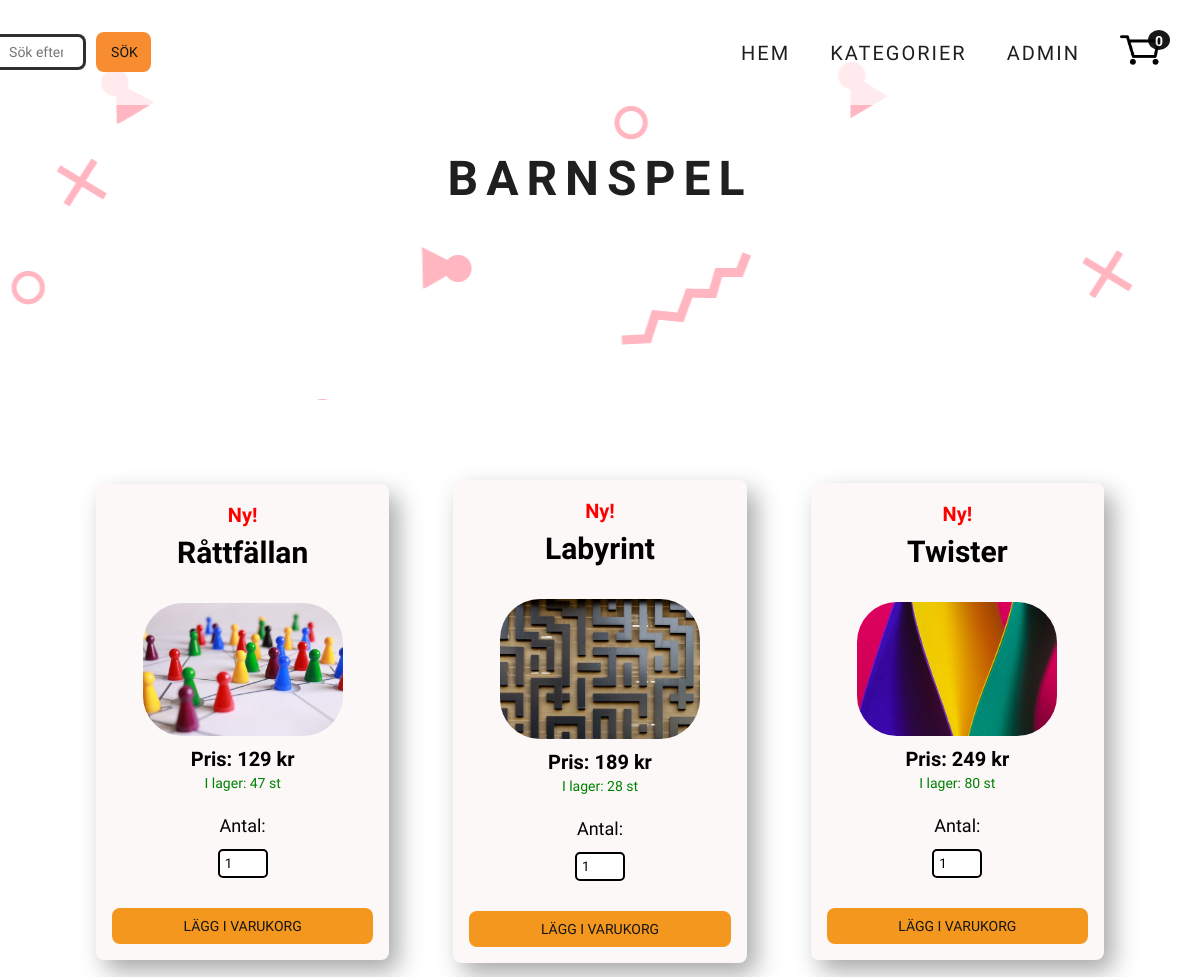
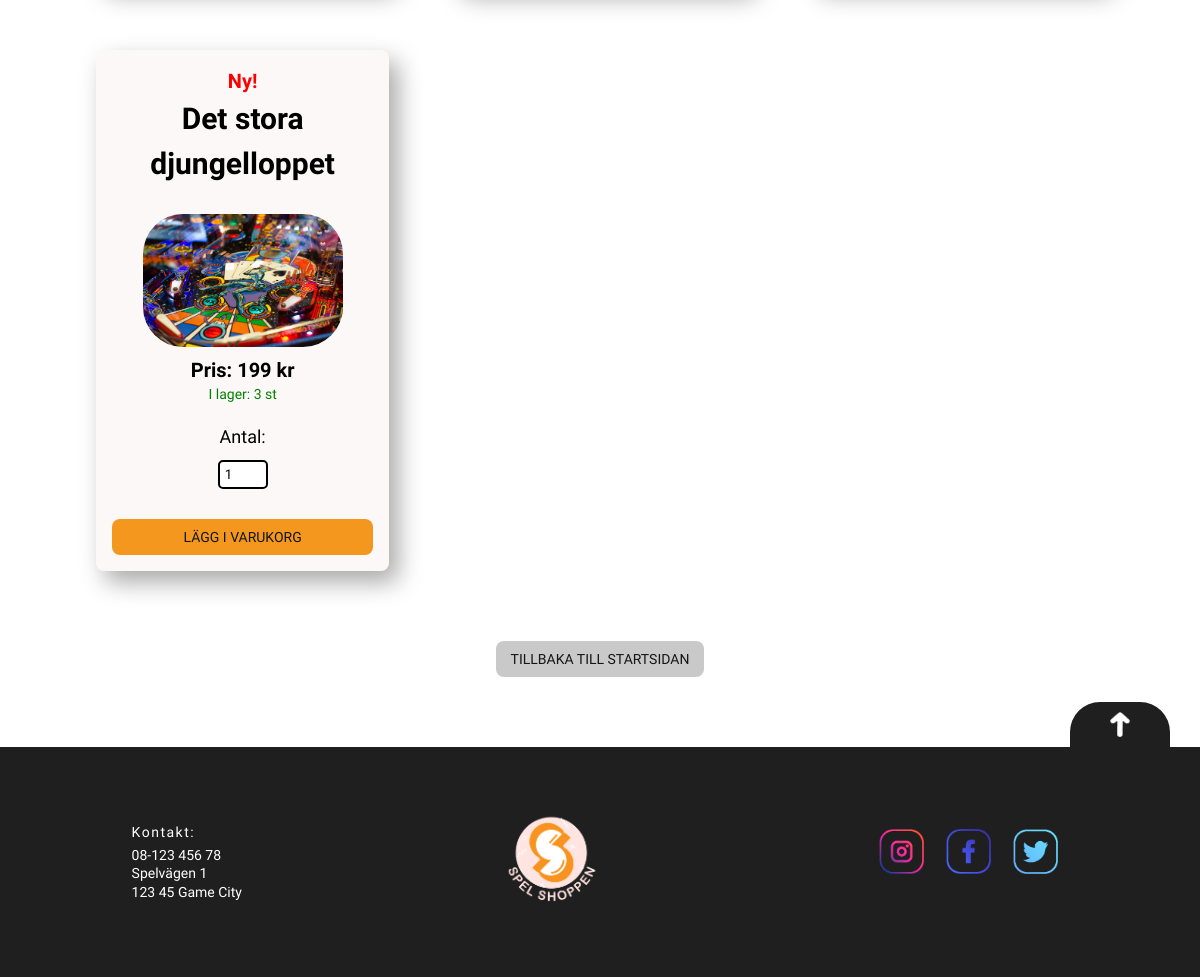
Page /categorypage/categorypage.php?id=2 on the committed database (2 pictures, top to bottom).
### tables this page shows
CREATE TABLE `webshop_categories` (
  `categoryid` int(11) NOT NULL,
  `category` varchar(100) NOT NULL,
  `image` varchar(200) NOT NULL
);

CREATE TABLE `webshop_products` (
  `productid` int(11) NOT NULL,
  `categoryid` int(11) NOT NULL,
  `title` varchar(500) NOT NULL,
  `description` varchar(1000) NOT NULL,
  `price` decimal(10,0) NOT NULL,
  `quantity` int(11) NOT NULL,
  `productimg` varchar(1000) NOT NULL,
  `date` datetime NOT NULL DEFAULT CURRENT_TIMESTAMP
);

### categorypage/categorypage.php (the view, shortened to what this page needs)
<?php
require_once '../second_header_extern.php';
require_once '../config/db.php';
  if(isset($_GET['id'])){
  $currentCategory = htmlspecialchars($_GET['id']);
} else {
  $currentCategory = 1;
};
$stmt = $db->prepare("SELECT * FROM webshop_products WHERE categoryid = $currentCategory");
$stmt->execute();
$statement = $db->prepare("SELECT `categoryid`, `category`
FROM `webshop_categories` WHERE categoryid = $currentCategory");
$statement->execute();
while ($rowCategory = $statement->fetch(PDO::FETCH_ASSOC)){
$category = htmlspecialchars($rowCategory['category']);
}
$sqlDate = "SELECT * FROM webshop_products WHERE quantity > 0 ORDER BY date ASC LIMIT 3";
$stmtDate = $db->prepare($sqlDate);
$stmtDate->execute();
?>
<section>
  <h1 class="category_name"><?php echo $category ?></h1>
  </header>
  <main>
  <div class="product_container">
    <?php
    while ($outletRow = $stmtDate->fetch(PDO::FETCH_ASSOC)) :
      $outletProductid[] = $outletRow['productid'];
    endwhile;
    while ($row = $stmt->fetch(PDO::FETCH_ASSOC)) :
      $title = htmlspecialchars($row['title']);
      $price = htmlspecialchars($row['price']);
      $productid = htmlspecialchars($row['productid']);
      $quantity = htmlspecialchars($row['quantity']);
      $date = htmlspecialchars($row['date']);
      $productimg = unserialize($row['productimg']);
      $percentage = 0.9;
      $outletPrice = ceil($price * $percentage);
      $savings = $price - $outletPrice;
        $any_items = "I lager: " . $quantity . " st";
            $now = date("yy-m-d");
            $dateNow=date_create($now);
            $dateProd=date_create($date);
            $diff=date_diff($dateProd,$dateNow);
            $diffDays = $diff->format('%R%a days');
            if($diffDays < 7){
                    if ($quantity == "0") {
                      echo "";
                  } else {
                    echo
                    "<div class='product_card'>
                    <h3 class='product_price-new'>Ny!</h3>
                          <a href= '../product/product_info.php? id=$productid'
                          class='product_title'>$title</a>";
                          if(!empty($productimg) && $productimg[0] !== ""){
                            echo "<img src='../images/$productimg[0]' class='product_img'>";
                            }
                          echo "<span class='product_price'>Pris: $price kr</span>
                          <p class='any-items'>$any_items</p>
                          <p class='hidden-price' style='display:none'>$price</p>
                          <p class='hidden-quantity' style='display:none;'>$quantity</p>
                          <p class='hidden-productid' style='display:none'>$productid</p>
                          <label for='cartQty'>Antal:</label>
                          <input type='number' onkeydown='javascript: return event.keyCode === 8 ||
                          event.keyCode === 46 ? true : !isNaN(Number(event.key))' id='cartQty' name='cartQty' class='cartQty' min='1' max='$quantity' value='1'>
                     <button class='cart-btn product_card-btn'>Lägg i varukorg</button>";
                  }
                echo "</div>";
            }else if(in_array($productid, $outletProductid)) {
                    if ($quantity == "0") {
                     echo "";
                  }else{
                    echo
              "<div class='product_card'>
              <p class='product_price-outlet'>Pris: $outletPrice kr</p>
                    <a href= '../product/product_info.php? id=$productid'
                    class='product_title'>$title</a>";
                    if(!empty($productimg) && $productimg[0] !== ""){
                      echo "<img src='../images/$productimg[0]' class='product_img'>";
                      }
                    echo "
                    <p class='product_price-old'>Normalpris: $price kr</p>
                    <p class='product_price-savings'>Du sparar: $savings kr! (-10%) </p>
                    <p class='any-items'>$any_items</p>
                    <p class='hidden-price' style='display:none;'>$price</p>
                    <p class='hidden-outletPrice' style='display:none;'>$outletPrice</p>
                    <p class='hidden-quantity' style='display:none;'>$quantity</p>
                    <p class='hidden-productid' style='display:none'>$productid</p>
                    <label for='cartQty'>Antal:</label>
                    <input type='number' onkeydown='javascript: return event.keyCode === 8 ||
                    event.keyCode === 46 ? true : !isNaN(Number(event.key))' id='cartQty' name='cartQty' class='cartQty' min='1' max='$quantity' value='1'>
                     <button class='cart-btn product_card-btn'>Lägg i varukorg</button>";
                  }
                echo "</div>";
            }
    endwhile;
    ?>
  <br>
  <br>
  <button class="btn-back"><a href="../index.php">Tillbaka till startsidan</a></button>
<?php require_once '../footer.php'; ?>

### styles/main.css (style rules this page uses)
* { -webkit-box-sizing: border-box; box-sizing: border-box; margin: 0; padding: 0; font-family: "Kulim Park", sans-serif; }
body { background: white; width: 100%; min-width: 200px; }
main { margin: 1.5em 1.3em; min-height: 200px; min-width: 160px; }
@media (min-width: 500px) { main { margin: 3em 4em; } }
h1 { margin: 10px 0; font-size: 24px; }
@media (min-width: 500px) { h1 { font-size: 28px; } }
p { line-height: 1.3; font-size: 11px; }
@media (min-width: 500px) { p { font-size: 14px; } }
button { padding: 10px 15px; font-size: 14px; border: none; border-radius: 8px; background-color: #f3971e; -webkit-transition: all 0.5s ease; transition: all 0.5s ease; text-transform: uppercase; color: #151515; }
a { text-decoration: none; color: #151515; cursor: pointer; }
label { font-size: 16px; margin-top: 20px; }
@media (min-width: 500px) { label { font-size: 18px; } }
.product_container { display: -ms-grid; display: grid; -ms-grid-columns: 1fr; grid-template-columns: 1fr; -webkit-box-align: center; -ms-flex-align: center; align-items: center; }
@media (min-width: 800px) { .product_container { display: -ms-grid; display: grid; -ms-grid-columns: (1fr)[3]; grid-template-columns: repeat(3, 1fr); -webkit-box-pack: center; -ms-flex-pack: center; justify-content: center; -webkit-box-align: center; -ms-flex-align: center; align-items: center; } }
.product_card { display: -webkit-box; display: -ms-flexbox; display: flex; -webkit-box-orient: vertical; -webkit-box-direction: normal; -ms-flex-direction: column; flex-direction: column; -webkit-box-pack: center; -ms-flex-pack: center; justify-content: center; -ms-flex-line-pack: justify; align-content: space-between; text-align: center; line-height: 1.5; min-height: 400px; max-width: 300px; border-radius: 8px; margin: 2em; padding: 1em; background-color: #fcf8f8; background-repeat: no-repeat; background-size: cover; background-position: center; -webkit-box-shadow: 9px 11px 24px 0px #a8a8a8; box-shadow: 9px 11px 24px 0px #a8a8a8; }
.product_title { text-decoration: none; color: black; font-weight: bold; font-size: 20px; margin-bottom: 10px; }
@media (min-width: 600px) { .product_title { font-size: 30px; margin-bottom: 20px; } }
.product_img { -ms-flex-item-align: center; -ms-grid-row-align: center; align-self: center; margin: 8px; border-radius: 40px; width: 100px; }
@media (min-width: 600px) { .product_img { width: 200px; } }
.product_price { font-size: 15px; font-weight: bolder; }
@media (min-width: 600px) { .product_price { font-size: 20px; } }
.any-items { color: green; }
.product_card-btn { position: relative; margin-top: 20px; }
.category_name { text-align: center; text-transform: uppercase; letter-spacing: 2px; font-family: "Fredoka One", cursive; color: #1f1f1f; width: 100vw; min-height: 200px; margin-top: 130px; padding: 20px; }
@media (min-width: 600px) { .category_name { font-size: 48px; letter-spacing: 8px; } }
.btn-back { background-color: #cac9c9; }
.cartQty { width: 50px; -ms-flex-item-align: center; -ms-grid-row-align: center; align-self: center; border: 1; }
body { height: 100%; }
main { display: -webkit-box; display: -ms-flexbox; display: flex; -webkit-box-pack: center; -ms-flex-pack: center; justify-content: center; -webkit-box-align: center; -ms-flex-align: center; align-items: center; -webkit-box-orient: vertical; -webkit-box-direction: normal; -ms-flex-direction: column; flex-direction: column; }
.product_price-new { font-size: 20px; font-weight: bold; color: red; }
.cartQty { padding: 5px; margin: 10px; border-radius: 5px; border: 2px solid black; }

### rows in the picture
webshop_categories: category "BARNSPEL"
webshop_products: title "Råttfällan", shows a picture, price "129", quantity "I lager: 47 st"
webshop_products: title "Labyrint", shows a picture, price "189", quantity "I lager: 28 st"
webshop_products: title "Twister", shows a picture, price "249", quantity "I lager: 80 st"
webshop_products: title "Det stora djungelloppet", shows a picture, price "199", quantity "I lager: 3 st"
